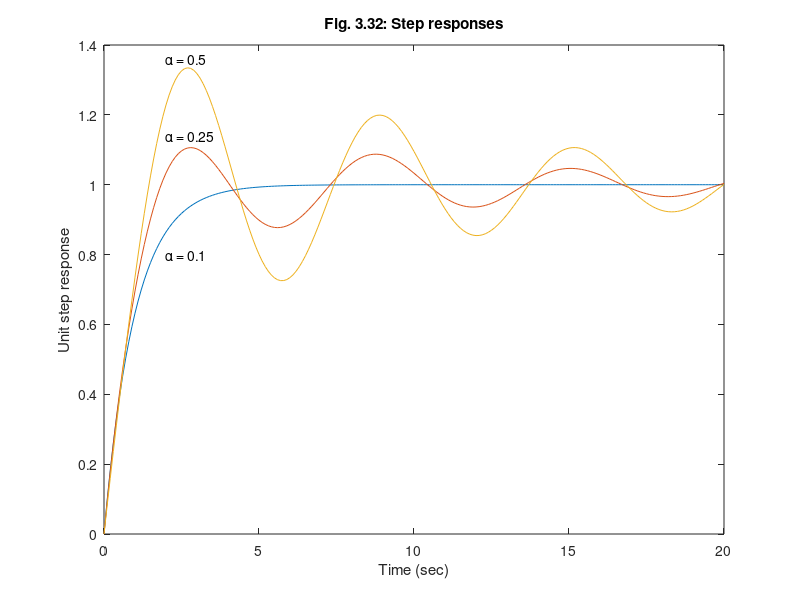

Reproduce this figure in MATLAB. (Note: this script raises an error after producing the figure.)
%  Figure 3.32      Feedback Control of Dynamic Systems, 6e
%                        Franklin, Powell, Emami
% script to generate Fig. 3.32
% Pole-zero effects
%
close all;
clear all;
Den1=[1 0.2 1.01];
Den2=[1 1.0];
Den11=conv(Den1,Den2);
alpha=0.1;
beta=1.0;
Num1=(1.01*1.0/(alpha^2+beta^2))*([1 2*alpha alpha^2+beta^2]);

t=0:.1:20;
sys=tf(Num1,Den11);
[y1]=step(sys,t)

Den1=[1 0.2 1.01];
Den2=[1 1.0];
Den22=conv(Den1,Den2);
% alpha=1;
alpha1=0.25;
beta=1.0;
Num2=(1.01*1.0/(alpha1^2+beta^2))*([1 2*alpha1 alpha1^2+beta^2]);

t=0:.1:20;
sys2=tf(Num2,Den22);
[y2]=step(sys2,t)

Den1=[1 0.2 1.01];
Den2=[1 1.0];
Den33=conv(Den1,Den2);
alpha2=0.5;
beta=1.0;
Num3=(1.01*1.0/(alpha2^2+beta^2))*([1 2*alpha2 alpha2^2+beta^2]);

t=0:.1:20;
sys2=tf(Num3,Den33);
[y3]=step(sys2,t)
plot(t,y1,t,y2,t,y3);
xlabel('Time (sec)');
ylabel('Unit step response');
text(2, 1.36, '\alpha = 0.5');
text(2,1.14,'\alpha = 0.25');
text(2,0.8,'\alpha = 0.1');
title('Fig. 3.32: Step responses');
%%%%%%%%%%%%%%%%%%%%%

%grid
nicegrid
